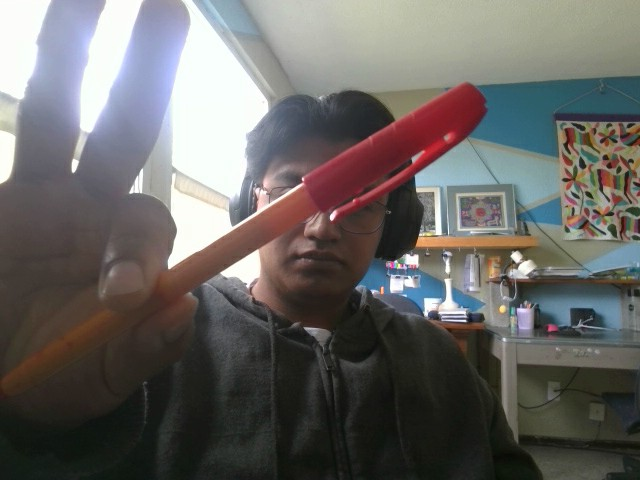
#> input picture application/Resources/images/07102026103002.jpg, 640 x 480 px
$ python separar_capas.py ../application/Resources/images/07102026103002.jpg
#> lines starting #> are read from the running program, lines starting #| are printed output that depends on the picture
import cv2
import sys
import os
import numpy as np

if len(sys.argv) < 2:
    print("Error: No se proporcionó la ruta de la imagen.")
    sys.exit(1)

img_path = sys.argv[1]

if not os.path.exists(img_path):
    print(f"Error: El archivo no existe en la ruta:\n{img_path}")
    sys.exit(1)

img = cv2.imread(img_path)
#> img is the input picture: shape (480, 640, 3); mean B, G, R 100.5, 102.9, 105.1

if img is None:
    print(f"Error: OpenCV no pudo leer la imagen en:\n{img_path}")
    sys.exit(1)

#imgBGR = cv2.cvtColor(img, cv2.COLOR_RGB2BGR)
imgBGR = img  # La imagen ya está en formato BGR al leerla con cv2.imread
r = imgBGR[:, :, 2]
g = imgBGR[:, :, 1]
b = imgBGR[:, :, 0]
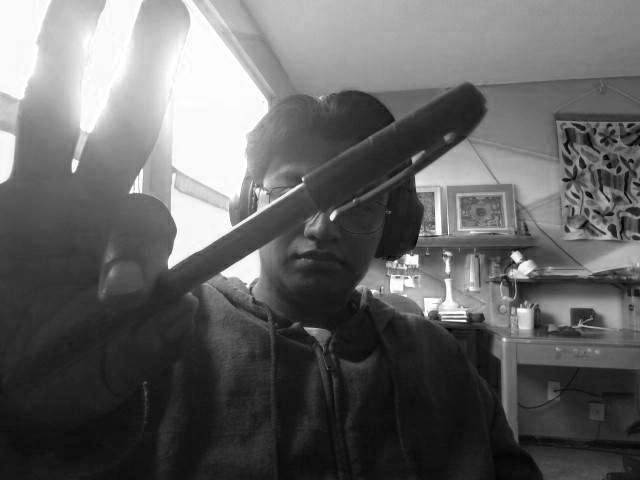
#> b: shape (480, 640); min 0, max 255, mean 100.5

ra = imgBGR[:, :, [0,2]]
rv = imgBGR[:, :, [0,1]]
va = imgBGR[:, :, [1,2]]


red_img = np.zeros_like(imgBGR)
red_img[:, :, 2] = r
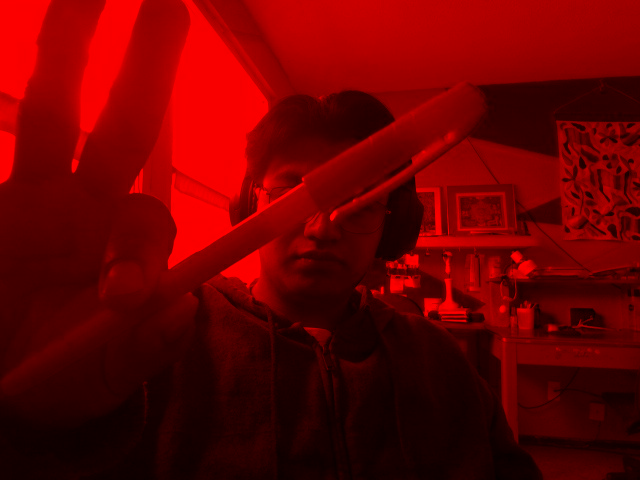
#> red_img: shape (480, 640, 3); mean of channels 0, 1, 2 0, 0, 105.1; drawn as B, G, R

green_img = np.zeros_like(imgBGR)
green_img[:, :, 1] = g
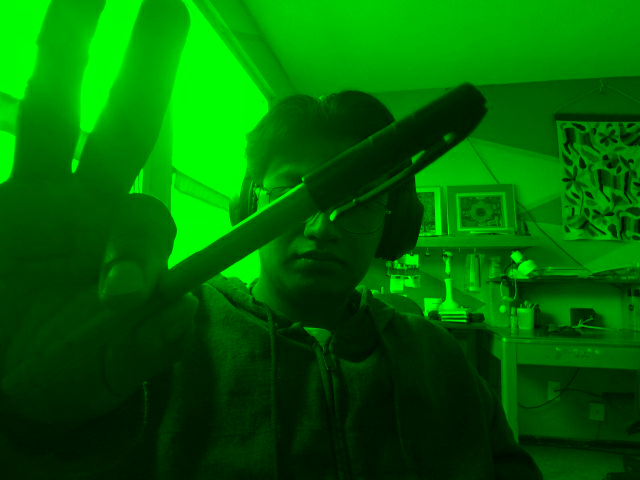
#> green_img: shape (480, 640, 3); mean of channels 0, 1, 2 0, 102.9, 0; drawn as B, G, R

blue_img = np.zeros_like(imgBGR)
blue_img[:, :, 0] = b
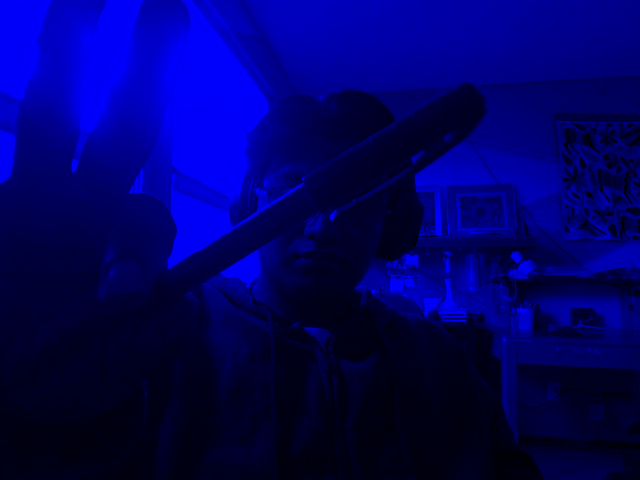
#> blue_img: shape (480, 640, 3); mean of channels 0, 1, 2 100.5, 0, 0; drawn as B, G, R


cyan_img = np.zeros_like(imgBGR)
cyan_img[:, :, [1,2]] = va
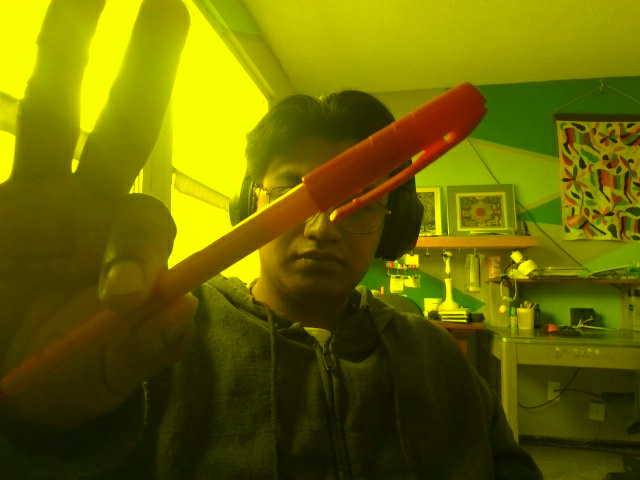
#> cyan_img: shape (480, 640, 3); mean of channels 0, 1, 2 0, 102.9, 105.1; drawn as B, G, R


magenta_img = np.zeros_like(imgBGR)
magenta_img[:, :, [0,2]] = ra
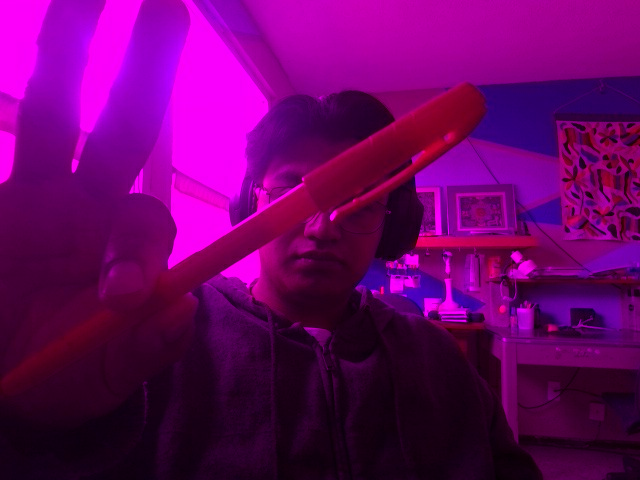
#> magenta_img: shape (480, 640, 3); mean of channels 0, 1, 2 100.5, 0, 105.1; drawn as B, G, R

yellow_img = np.zeros_like(imgBGR)
yellow_img[:, :, [0,1]] = rv
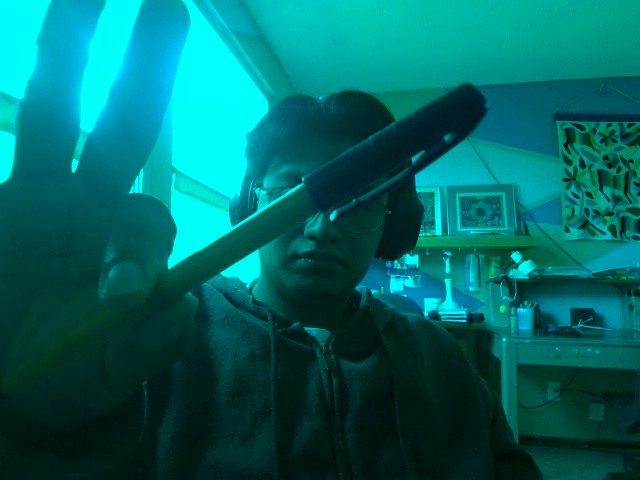
#> yellow_img: shape (480, 640, 3); mean of channels 0, 1, 2 100.5, 102.9, 0; drawn as B, G, R

base, ext = os.path.splitext(img_path)

if not os.path.exists(base + "_sred" + ext):
    cv2.imwrite(base + "_sred" + ext, red_img)

if not os.path.exists(base + "_sgreen" + ext):
    cv2.imwrite(base + "_sgreen" + ext, green_img)

if not os.path.exists(base + "_sblue" + ext):
    cv2.imwrite(base + "_sblue" + ext, blue_img)

if not os.path.exists(base + "_scyan" + ext):
    cv2.imwrite(base + "_scyan" + ext, cyan_img)

if not os.path.exists(base + "_smagenta" + ext):
    cv2.imwrite(base + "_smagenta" + ext, magenta_img)

if not os.path.exists(base + "_syellow" + ext):
    cv2.imwrite(base + "_syellow" + ext, yellow_img)

#print("Capas RGB guardadas correctamente. En" + base)
print("Imagen Procesada Correctamente")

$ run again, on application/Resources/images/07102026104616.jpg
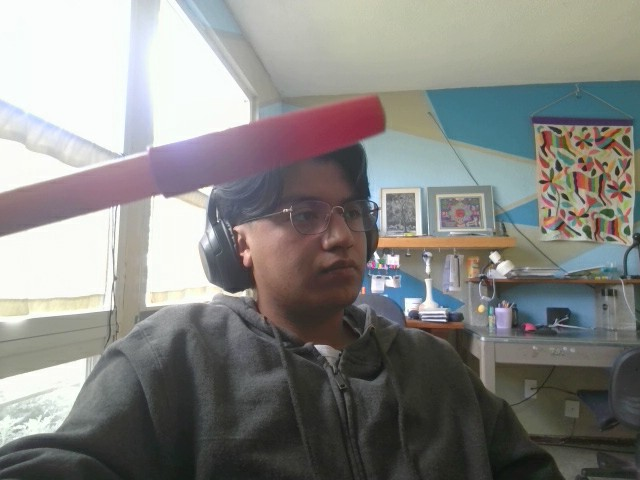
#> input picture application/Resources/images/07102026104616.jpg, 640 x 480 px
#> img is the input picture: shape (480, 640, 3); mean B, G, R 131.5, 134.5, 134.7
#> `magenta_img[:, :, [0,2]] = ra`:
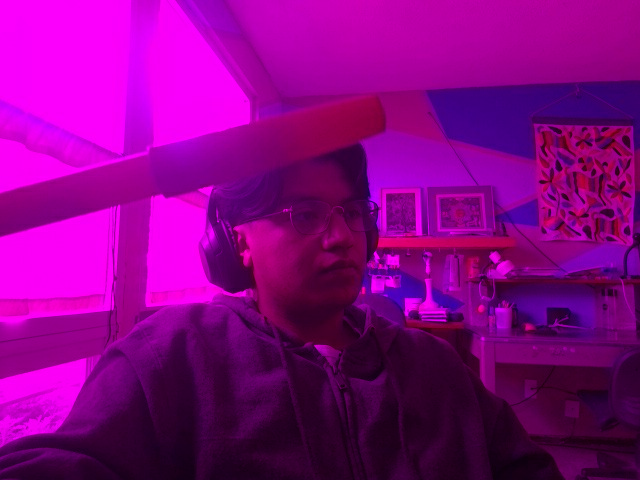
#> magenta_img: shape (480, 640, 3); mean of channels 0, 1, 2 131.5, 0, 134.7; drawn as B, G, R
#> `yellow_img[:, :, [0,1]] = rv`:
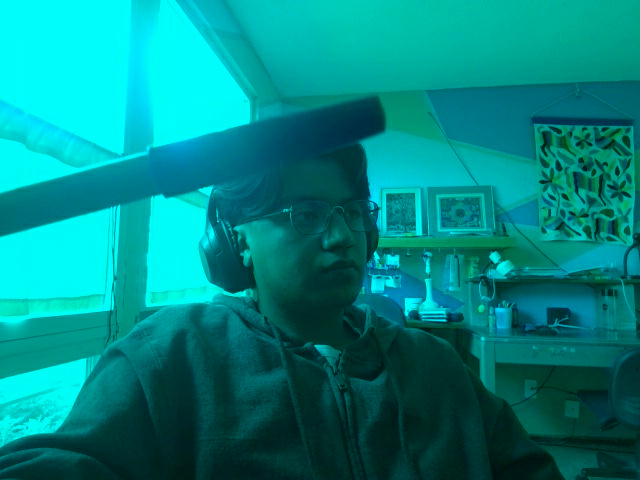
#> yellow_img: shape (480, 640, 3); mean of channels 0, 1, 2 131.5, 134.5, 0; drawn as B, G, R

$ run again, on application/Resources/images/07102026115507.jpg
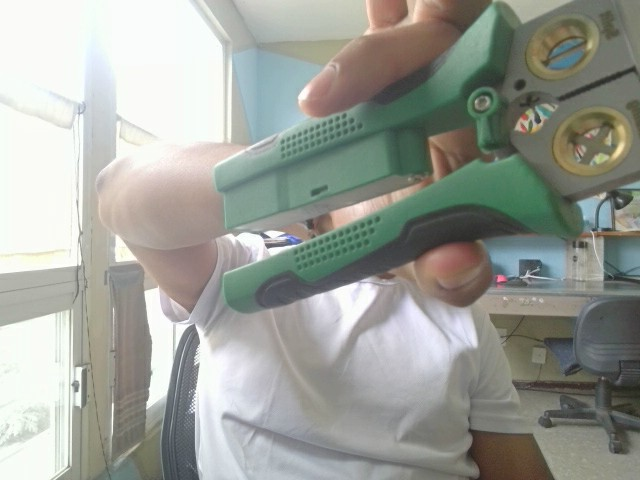
#> input picture application/Resources/images/07102026115507.jpg, 640 x 480 px
#> img is the input picture: shape (480, 640, 3); mean B, G, R 152.2, 159.3, 156.1
#> `magenta_img[:, :, [0,2]] = ra`:
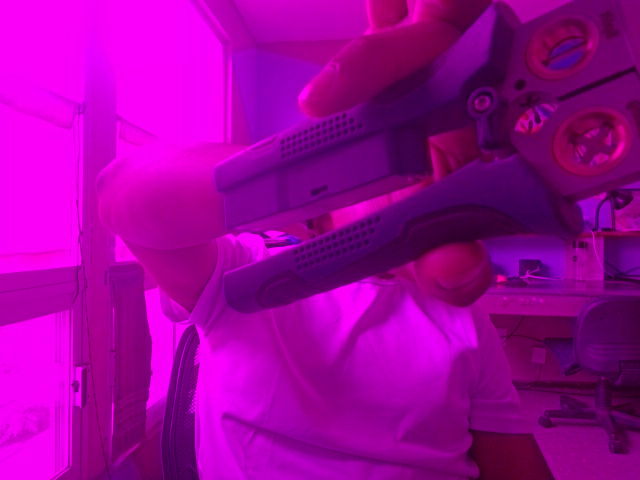
#> magenta_img: shape (480, 640, 3); mean of channels 0, 1, 2 152.2, 0, 156.1; drawn as B, G, R
#> `yellow_img[:, :, [0,1]] = rv`:
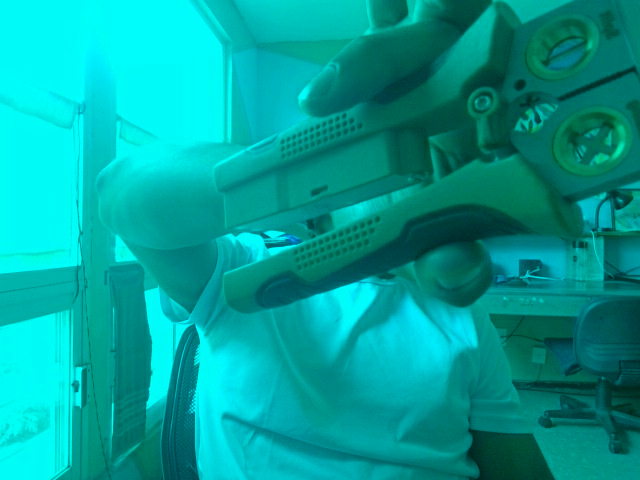
#> yellow_img: shape (480, 640, 3); mean of channels 0, 1, 2 152.2, 159.3, 0; drawn as B, G, R

$ run again, on application/Resources/images/07102026140609.jpg
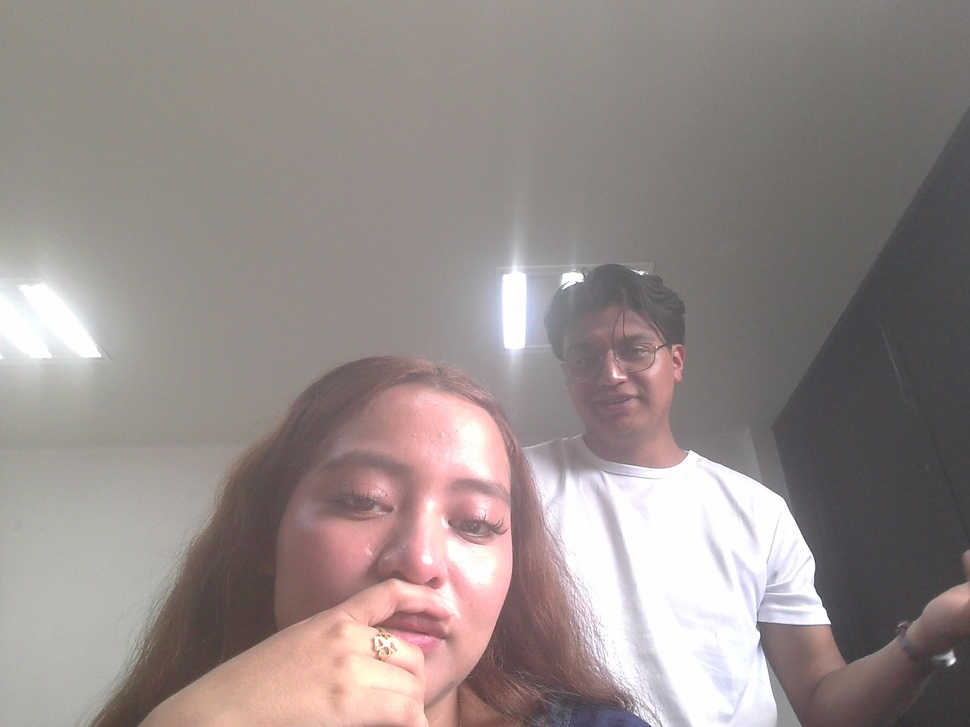
#> input picture application/Resources/images/07102026140609.jpg, 970 x 727 px, shrunk from 2592 x 1944 before the run
#> img is the input picture: shape (727, 970, 3); mean B, G, R 138, 140, 149.9
#> `yellow_img[:, :, [0,1]] = rv`:
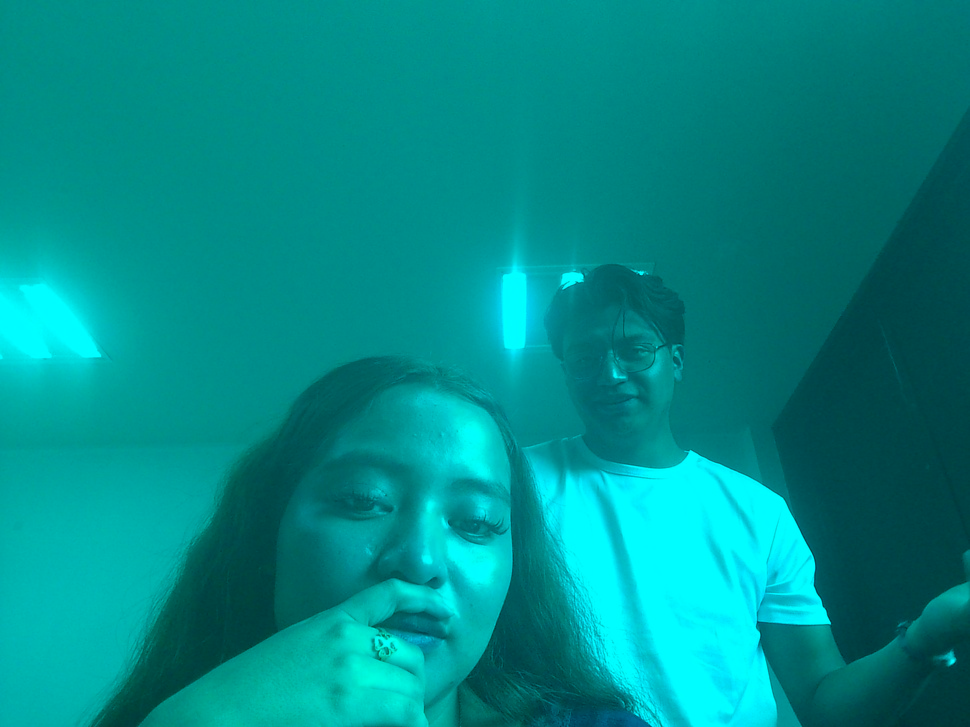
#> yellow_img: shape (727, 970, 3); mean of channels 0, 1, 2 138, 140, 0; drawn as B, G, R
